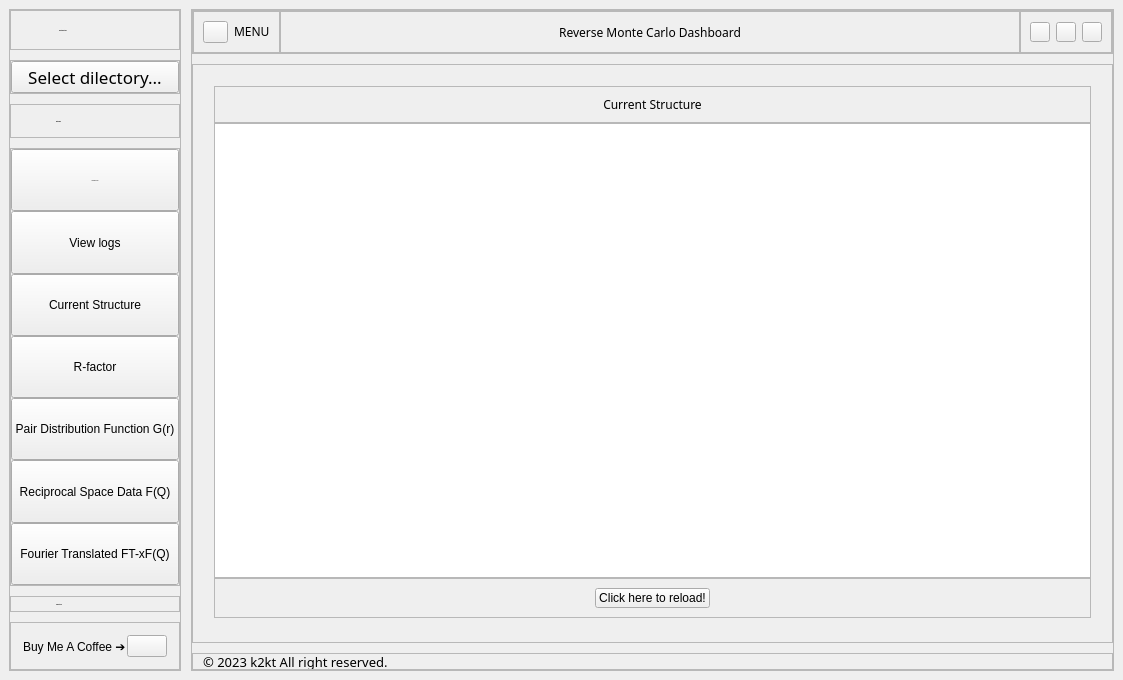
<?xml version="1.0" encoding="UTF-8"?>
<ui version="4.0">
 <author>k2kt</author>
 <class>MainWindow</class>
 <widget class="QMainWindow" name="MainWindow">
  <property name="geometry">
   <rect>
    <x>0</x>
    <y>0</y>
    <width>1123</width>
    <height>680</height>
   </rect>
  </property>
  <property name="maximumSize">
   <size>
    <width>16777215</width>
    <height>16777215</height>
   </size>
  </property>
  <property name="windowTitle">
   <string>MainWindow</string>
  </property>
  <widget class="QWidget" name="centralwidget">
   <property name="styleSheet">
    <string notr="true">@font-face {
    font-family: NovaFlat;
    src: url(:/fonts/NovaFlat/NovaFlat-Regular.tff) format(&quot;truetype&quot;);
}

*{
font-family: Nova_Flat;
border: nine;
background: none;
}

#centralwidget{
background-color: #F1F1F1;
    padding: 10px;
    border-radius: 5px;
}

#frm_side
{background-color: #0091D5;
    padding: 10px;
    border-radius: 10px;
}
#label, #label_3, #label_6{
    background-color: #0091D5;
    color: #F1F1F1;
    font-size: 18px;


}

#frm_menu, #frm_stacked, #stackedWidget, #frm_foot
{background-color: #FFF;
    padding: 10px;
    border-radius: 10px;
}


#frm_select_l, #frm_watchdog_l, #frm_support_l{
    background-color: #0091D5;
    color: #F1F1F1;
    font-size: 16px;
}

#frm_window_b QPushButton {
    padding: 10px;
    border-radius: 5px;
    background-color: rgba(33, 43, 51, 100);
}

#frame_11 QPushButton{
    border-radius: 15px;
    background-color: rgb(209, 255, 232);
}

#frame_11 QPushButton:hover{
    background-color: rgb(209, 255, 232)

}



#frm_select_b QPushButton{
	border-radius: 30px;
	color: #F1F1F1;
	padding: -5px

}

#frm_select_b QPushButton:hover{
	border-radius: 20px;
color: rgb(14, 14, 14);
    background-color: #FFF;
    border: 2px solid #F1F1F1;
	padding: -5px
}

#frm_watchdog_b QPushButton{
	border-radius: 20px;
color: #F1F1F1;
	padding: 0px;
    font-size: 14px

}

#frm_watchdog_b QPushButton:hover{
	border-radius: 20px;
color: rgb(14, 14, 14);
    background-color: #FFF;
    border: 2px solid #F1F1F1;
	padding: -5px
}

#frm_support_b QPushButton{
	border-radius: 20px;
color: #F1F1F1;
	padding: -5px

}

#frm_support_b QPushButton:hover{
	border-radius: 20px;
    background-color: #FFF;
color: #F1F1F1;
    border: 2px solid #F1F1F1;
	padding: -5px
}

#line{
	style: doted;
    background-color: #F1F1F1;
	padding: 1px
}



</string>
   </property>
   <layout class="QHBoxLayout" name="horizontalLayout">
    <property name="spacing">
     <number>10</number>
    </property>
    <item alignment="Qt::AlignLeft">
     <widget class="QFrame" name="frm_side">
      <property name="frameShape">
       <enum>QFrame::StyledPanel</enum>
      </property>
      <property name="frameShadow">
       <enum>QFrame::Raised</enum>
      </property>
      <layout class="QVBoxLayout" name="verticalLayout">
       <property name="spacing">
        <number>10</number>
       </property>
       <property name="leftMargin">
        <number>0</number>
       </property>
       <property name="topMargin">
        <number>0</number>
       </property>
       <property name="rightMargin">
        <number>0</number>
       </property>
       <property name="bottomMargin">
        <number>0</number>
       </property>
       <item>
        <widget class="QFrame" name="frm_select_l">
         <property name="sizePolicy">
          <sizepolicy hsizetype="Preferred" vsizetype="Preferred">
           <horstretch>0</horstretch>
           <verstretch>0</verstretch>
          </sizepolicy>
         </property>
         <property name="frameShape">
          <enum>QFrame::StyledPanel</enum>
         </property>
         <property name="frameShadow">
          <enum>QFrame::Raised</enum>
         </property>
         <layout class="QHBoxLayout" name="horizontalLayout_12">
          <property name="leftMargin">
           <number>12</number>
          </property>
          <property name="topMargin">
           <number>12</number>
          </property>
          <property name="rightMargin">
           <number>12</number>
          </property>
          <property name="bottomMargin">
           <number>12</number>
          </property>
          <item>
           <widget class="QLabel" name="label_15">
            <property name="sizePolicy">
             <sizepolicy hsizetype="Minimum" vsizetype="Maximum">
              <horstretch>10</horstretch>
              <verstretch>10</verstretch>
             </sizepolicy>
            </property>
            <property name="minimumSize">
             <size>
              <width>4</width>
              <height>4</height>
             </size>
            </property>
            <property name="maximumSize">
             <size>
              <width>30</width>
              <height>30</height>
             </size>
            </property>
            <property name="text">
             <string/>
            </property>
            <property name="pixmap">
             <pixmap resource="../../Pictures/resources/rewources.qrc">:/icons/tabler_png/folder-plus.png</pixmap>
            </property>
            <property name="scaledContents">
             <bool>true</bool>
            </property>
           </widget>
          </item>
          <item alignment="Qt::AlignLeft">
           <widget class="QLabel" name="label">
            <property name="font">
             <font>
              <family>Nova_Flat</family>
              <pointsize>-1</pointsize>
              <weight>75</weight>
              <bold>true</bold>
             </font>
            </property>
            <property name="text">
             <string>Select directory</string>
            </property>
            <property name="alignment">
             <set>Qt::AlignCenter</set>
            </property>
           </widget>
          </item>
         </layout>
        </widget>
       </item>
       <item>
        <widget class="QFrame" name="frm_select_b">
         <property name="sizePolicy">
          <sizepolicy hsizetype="Minimum" vsizetype="Minimum">
           <horstretch>0</horstretch>
           <verstretch>0</verstretch>
          </sizepolicy>
         </property>
         <property name="frameShape">
          <enum>QFrame::StyledPanel</enum>
         </property>
         <property name="frameShadow">
          <enum>QFrame::Raised</enum>
         </property>
         <layout class="QVBoxLayout" name="verticalLayout_2" stretch="0">
          <property name="spacing">
           <number>0</number>
          </property>
          <property name="leftMargin">
           <number>0</number>
          </property>
          <property name="topMargin">
           <number>0</number>
          </property>
          <property name="rightMargin">
           <number>0</number>
          </property>
          <property name="bottomMargin">
           <number>0</number>
          </property>
          <item>
           <widget class="QPushButton" name="pushButton_6">
            <property name="sizePolicy">
             <sizepolicy hsizetype="Preferred" vsizetype="Fixed">
              <horstretch>0</horstretch>
              <verstretch>0</verstretch>
             </sizepolicy>
            </property>
            <property name="minimumSize">
             <size>
              <width>100</width>
              <height>30</height>
             </size>
            </property>
            <property name="maximumSize">
             <size>
              <width>200</width>
              <height>200</height>
             </size>
            </property>
            <property name="sizeIncrement">
             <size>
              <width>0</width>
              <height>0</height>
             </size>
            </property>
            <property name="baseSize">
             <size>
              <width>0</width>
              <height>0</height>
             </size>
            </property>
            <property name="font">
             <font>
              <family>Nova_Flat</family>
              <pointsize>13</pointsize>
             </font>
            </property>
            <property name="mouseTracking">
             <bool>false</bool>
            </property>
            <property name="focusPolicy">
             <enum>Qt::NoFocus</enum>
            </property>
            <property name="text">
             <string>Select dilectory...</string>
            </property>
           </widget>
          </item>
         </layout>
        </widget>
       </item>
       <item>
        <widget class="QFrame" name="frm_watchdog_l">
         <property name="sizePolicy">
          <sizepolicy hsizetype="Preferred" vsizetype="Preferred">
           <horstretch>0</horstretch>
           <verstretch>0</verstretch>
          </sizepolicy>
         </property>
         <property name="frameShape">
          <enum>QFrame::StyledPanel</enum>
         </property>
         <property name="frameShadow">
          <enum>QFrame::Raised</enum>
         </property>
         <layout class="QHBoxLayout" name="horizontalLayout_2">
          <property name="sizeConstraint">
           <enum>QLayout::SetDefaultConstraint</enum>
          </property>
          <item>
           <widget class="QLabel" name="label_16">
            <property name="maximumSize">
             <size>
              <width>30</width>
              <height>30</height>
             </size>
            </property>
            <property name="text">
             <string/>
            </property>
            <property name="pixmap">
             <pixmap resource="../../Pictures/resources/rewources.qrc">:/icons/tabler_png/dog.png</pixmap>
            </property>
            <property name="scaledContents">
             <bool>true</bool>
            </property>
            <property name="alignment">
             <set>Qt::AlignRight|Qt::AlignTrailing|Qt::AlignVCenter</set>
            </property>
           </widget>
          </item>
          <item>
           <widget class="QLabel" name="label_3">
            <property name="font">
             <font>
              <family>Nova_Flat</family>
              <pointsize>-1</pointsize>
              <weight>75</weight>
              <bold>true</bold>
             </font>
            </property>
            <property name="frameShape">
             <enum>QFrame::NoFrame</enum>
            </property>
            <property name="text">
             <string>Watchdog</string>
            </property>
            <property name="scaledContents">
             <bool>true</bool>
            </property>
            <property name="alignment">
             <set>Qt::AlignLeading|Qt::AlignLeft|Qt::AlignVCenter</set>
            </property>
           </widget>
          </item>
         </layout>
        </widget>
       </item>
       <item>
        <widget class="QFrame" name="frm_watchdog_b">
         <property name="sizePolicy">
          <sizepolicy hsizetype="Preferred" vsizetype="Preferred">
           <horstretch>0</horstretch>
           <verstretch>0</verstretch>
          </sizepolicy>
         </property>
         <property name="minimumSize">
          <size>
           <width>0</width>
           <height>0</height>
          </size>
         </property>
         <property name="maximumSize">
          <size>
           <width>16777215</width>
           <height>16777215</height>
          </size>
         </property>
         <property name="frameShape">
          <enum>QFrame::StyledPanel</enum>
         </property>
         <property name="frameShadow">
          <enum>QFrame::Raised</enum>
         </property>
         <layout class="QVBoxLayout" name="verticalLayout_11" stretch="0,0,0,0,0,0,0">
          <property name="spacing">
           <number>0</number>
          </property>
          <property name="sizeConstraint">
           <enum>QLayout::SetDefaultConstraint</enum>
          </property>
          <property name="leftMargin">
           <number>0</number>
          </property>
          <property name="topMargin">
           <number>0</number>
          </property>
          <property name="rightMargin">
           <number>0</number>
          </property>
          <property name="bottomMargin">
           <number>0</number>
          </property>
          <item>
           <widget class="QPushButton" name="pushButton_10">
            <property name="sizePolicy">
             <sizepolicy hsizetype="Minimum" vsizetype="Expanding">
              <horstretch>0</horstretch>
              <verstretch>0</verstretch>
             </sizepolicy>
            </property>
            <property name="font">
             <font>
              <family>Nova_Flat</family>
              <pointsize>-1</pointsize>
             </font>
            </property>
            <property name="text">
             <string>View Input File</string>
            </property>
           </widget>
          </item>
          <item>
           <widget class="QPushButton" name="pushButton_11">
            <property name="sizePolicy">
             <sizepolicy hsizetype="Minimum" vsizetype="Expanding">
              <horstretch>0</horstretch>
              <verstretch>0</verstretch>
             </sizepolicy>
            </property>
            <property name="text">
             <string>View logs</string>
            </property>
           </widget>
          </item>
          <item>
           <widget class="QPushButton" name="pushButton_3">
            <property name="enabled">
             <bool>true</bool>
            </property>
            <property name="sizePolicy">
             <sizepolicy hsizetype="Preferred" vsizetype="Expanding">
              <horstretch>0</horstretch>
              <verstretch>0</verstretch>
             </sizepolicy>
            </property>
            <property name="text">
             <string>Current Structure</string>
            </property>
           </widget>
          </item>
          <item>
           <widget class="QPushButton" name="pushButton_9">
            <property name="sizePolicy">
             <sizepolicy hsizetype="Minimum" vsizetype="Expanding">
              <horstretch>0</horstretch>
              <verstretch>0</verstretch>
             </sizepolicy>
            </property>
            <property name="text">
             <string>R-factor</string>
            </property>
           </widget>
          </item>
          <item>
           <widget class="QPushButton" name="pushButton_4">
            <property name="sizePolicy">
             <sizepolicy hsizetype="Minimum" vsizetype="Expanding">
              <horstretch>0</horstretch>
              <verstretch>0</verstretch>
             </sizepolicy>
            </property>
            <property name="text">
             <string>Pair Distribution Function G(r)</string>
            </property>
           </widget>
          </item>
          <item>
           <widget class="QPushButton" name="pushButton_8">
            <property name="sizePolicy">
             <sizepolicy hsizetype="Minimum" vsizetype="Expanding">
              <horstretch>0</horstretch>
              <verstretch>0</verstretch>
             </sizepolicy>
            </property>
            <property name="text">
             <string>Reciprocal Space Data F(Q)</string>
            </property>
           </widget>
          </item>
          <item>
           <widget class="QPushButton" name="pushButton">
            <property name="sizePolicy">
             <sizepolicy hsizetype="Minimum" vsizetype="Expanding">
              <horstretch>0</horstretch>
              <verstretch>0</verstretch>
             </sizepolicy>
            </property>
            <property name="text">
             <string>Fourier Translated FT-xF(Q)</string>
            </property>
           </widget>
          </item>
         </layout>
        </widget>
       </item>
       <item>
        <widget class="QFrame" name="frm_support_l">
         <property name="frameShape">
          <enum>QFrame::StyledPanel</enum>
         </property>
         <property name="frameShadow">
          <enum>QFrame::Raised</enum>
         </property>
         <layout class="QHBoxLayout" name="horizontalLayout_13">
          <property name="topMargin">
           <number>0</number>
          </property>
          <property name="bottomMargin">
           <number>0</number>
          </property>
          <item>
           <widget class="QLabel" name="label_2">
            <property name="maximumSize">
             <size>
              <width>30</width>
              <height>30</height>
             </size>
            </property>
            <property name="text">
             <string/>
            </property>
            <property name="pixmap">
             <pixmap resource="../../Pictures/resources/rewources.qrc">:/icons/tabler_png/mood-smile.png</pixmap>
            </property>
            <property name="scaledContents">
             <bool>true</bool>
            </property>
           </widget>
          </item>
          <item alignment="Qt::AlignLeft">
           <widget class="QLabel" name="label_6">
            <property name="font">
             <font>
              <family>Nova_Flat</family>
              <pointsize>-1</pointsize>
              <weight>75</weight>
              <bold>true</bold>
              <underline>false</underline>
              <kerning>true</kerning>
             </font>
            </property>
            <property name="text">
             <string>Support Me</string>
            </property>
            <property name="alignment">
             <set>Qt::AlignCenter</set>
            </property>
           </widget>
          </item>
         </layout>
        </widget>
       </item>
       <item>
        <widget class="QFrame" name="frm_support_b">
         <property name="frameShape">
          <enum>QFrame::StyledPanel</enum>
         </property>
         <property name="frameShadow">
          <enum>QFrame::Raised</enum>
         </property>
         <layout class="QGridLayout" name="gridLayout_9">
          <property name="leftMargin">
           <number>12</number>
          </property>
          <property name="topMargin">
           <number>12</number>
          </property>
          <property name="rightMargin">
           <number>12</number>
          </property>
          <property name="bottomMargin">
           <number>12</number>
          </property>
          <property name="horizontalSpacing">
           <number>1</number>
          </property>
          <property name="verticalSpacing">
           <number>0</number>
          </property>
          <item row="0" column="0">
           <widget class="QLabel" name="label_4">
            <property name="maximumSize">
             <size>
              <width>120</width>
              <height>50</height>
             </size>
            </property>
            <property name="text">
             <string>Buy Me A Coffee ➔</string>
            </property>
           </widget>
          </item>
          <item row="0" column="1">
           <widget class="QPushButton" name="pushButton_5">
            <property name="sizePolicy">
             <sizepolicy hsizetype="Preferred" vsizetype="Preferred">
              <horstretch>0</horstretch>
              <verstretch>0</verstretch>
             </sizepolicy>
            </property>
            <property name="maximumSize">
             <size>
              <width>40</width>
              <height>40</height>
             </size>
            </property>
            <property name="cursor">
             <cursorShape>ArrowCursor</cursorShape>
            </property>
            <property name="text">
             <string/>
            </property>
            <property name="icon">
             <iconset resource="../../Pictures/resources/rewources.qrc">
              <normaloff>:/icons/tabler_png/coffee.png</normaloff>:/icons/tabler_png/coffee.png</iconset>
            </property>
            <property name="iconSize">
             <size>
              <width>16</width>
              <height>16</height>
             </size>
            </property>
           </widget>
          </item>
         </layout>
        </widget>
       </item>
      </layout>
     </widget>
    </item>
    <item>
     <widget class="QFrame" name="frm_main">
      <property name="frameShape">
       <enum>QFrame::StyledPanel</enum>
      </property>
      <property name="frameShadow">
       <enum>QFrame::Raised</enum>
      </property>
      <layout class="QVBoxLayout" name="verticalLayout_4">
       <property name="spacing">
        <number>10</number>
       </property>
       <property name="leftMargin">
        <number>0</number>
       </property>
       <property name="topMargin">
        <number>0</number>
       </property>
       <property name="rightMargin">
        <number>0</number>
       </property>
       <property name="bottomMargin">
        <number>0</number>
       </property>
       <item alignment="Qt::AlignVCenter">
        <widget class="QFrame" name="frm_menu">
         <property name="frameShape">
          <enum>QFrame::StyledPanel</enum>
         </property>
         <property name="frameShadow">
          <enum>QFrame::Raised</enum>
         </property>
         <layout class="QHBoxLayout" name="horizontalLayout_3">
          <property name="spacing">
           <number>0</number>
          </property>
          <property name="leftMargin">
           <number>0</number>
          </property>
          <property name="topMargin">
           <number>0</number>
          </property>
          <property name="rightMargin">
           <number>0</number>
          </property>
          <property name="bottomMargin">
           <number>0</number>
          </property>
          <item>
           <widget class="QFrame" name="frame_11">
            <property name="frameShape">
             <enum>QFrame::StyledPanel</enum>
            </property>
            <property name="frameShadow">
             <enum>QFrame::Raised</enum>
            </property>
            <layout class="QHBoxLayout" name="horizontalLayout_4">
             <item alignment="Qt::AlignHCenter|Qt::AlignVCenter">
              <widget class="QPushButton" name="pushButton_2">
               <property name="maximumSize">
                <size>
                 <width>25</width>
                 <height>25</height>
                </size>
               </property>
               <property name="text">
                <string/>
               </property>
               <property name="icon">
                <iconset resource="../../Pictures/resources/rewources.qrc">
                 <normaloff>:/icons/tabler_png/menu-2.png</normaloff>:/icons/tabler_png/menu-2.png</iconset>
               </property>
               <property name="iconSize">
                <size>
                 <width>25</width>
                 <height>25</height>
                </size>
               </property>
              </widget>
             </item>
             <item alignment="Qt::AlignHCenter|Qt::AlignVCenter">
              <widget class="QLabel" name="label_7">
               <property name="font">
                <font>
                 <family>Nova_Flat</family>
                </font>
               </property>
               <property name="text">
                <string>MENU</string>
               </property>
              </widget>
             </item>
            </layout>
           </widget>
          </item>
          <item>
           <widget class="QFrame" name="frame_13">
            <property name="sizePolicy">
             <sizepolicy hsizetype="Preferred" vsizetype="Preferred">
              <horstretch>1</horstretch>
              <verstretch>0</verstretch>
             </sizepolicy>
            </property>
            <property name="frameShape">
             <enum>QFrame::StyledPanel</enum>
            </property>
            <property name="frameShadow">
             <enum>QFrame::Raised</enum>
            </property>
            <layout class="QGridLayout" name="gridLayout_8">
             <item row="0" column="0">
              <widget class="QLabel" name="label_title">
               <property name="font">
                <font>
                 <family>Nova_Flat</family>
                </font>
               </property>
               <property name="text">
                <string>Reverse Monte Carlo Dashboard</string>
               </property>
               <property name="alignment">
                <set>Qt::AlignCenter</set>
               </property>
              </widget>
             </item>
            </layout>
           </widget>
          </item>
          <item>
           <widget class="QFrame" name="frm_window_b">
            <property name="frameShape">
             <enum>QFrame::StyledPanel</enum>
            </property>
            <property name="frameShadow">
             <enum>QFrame::Raised</enum>
            </property>
            <layout class="QHBoxLayout" name="horizontalLayout_5">
             <item>
              <widget class="QPushButton" name="pushButton_13">
               <property name="sizePolicy">
                <sizepolicy hsizetype="Minimum" vsizetype="Preferred">
                 <horstretch>0</horstretch>
                 <verstretch>0</verstretch>
                </sizepolicy>
               </property>
               <property name="maximumSize">
                <size>
                 <width>20</width>
                 <height>20</height>
                </size>
               </property>
               <property name="text">
                <string/>
               </property>
               <property name="icon">
                <iconset resource="../../Pictures/resources/rewources.qrc">
                 <normaloff>:/icons/tabler_png/minus.png</normaloff>:/icons/tabler_png/minus.png</iconset>
               </property>
              </widget>
             </item>
             <item>
              <widget class="QPushButton" name="pushButton_15">
               <property name="maximumSize">
                <size>
                 <width>20</width>
                 <height>20</height>
                </size>
               </property>
               <property name="text">
                <string/>
               </property>
               <property name="icon">
                <iconset resource="../../Pictures/resources/rewources.qrc">
                 <normaloff>:/icons/tabler_png/arrows-diagonal.png</normaloff>:/icons/tabler_png/arrows-diagonal.png</iconset>
               </property>
              </widget>
             </item>
             <item>
              <widget class="QPushButton" name="pushButton_14">
               <property name="maximumSize">
                <size>
                 <width>20</width>
                 <height>20</height>
                </size>
               </property>
               <property name="text">
                <string/>
               </property>
               <property name="icon">
                <iconset resource="../../Pictures/resources/rewources.qrc">
                 <normaloff>:/icons/tabler_png/x.png</normaloff>:/icons/tabler_png/x.png</iconset>
               </property>
              </widget>
             </item>
            </layout>
           </widget>
          </item>
         </layout>
        </widget>
       </item>
       <item>
        <widget class="QFrame" name="frm_stacked">
         <property name="frameShape">
          <enum>QFrame::StyledPanel</enum>
         </property>
         <property name="frameShadow">
          <enum>QFrame::Raised</enum>
         </property>
         <property name="lineWidth">
          <number>0</number>
         </property>
         <property name="midLineWidth">
          <number>0</number>
         </property>
         <layout class="QVBoxLayout" name="verticalLayout_5">
          <property name="spacing">
           <number>0</number>
          </property>
          <property name="bottomMargin">
           <number>12</number>
          </property>
          <item>
           <widget class="QStackedWidget" name="stackedWidget">
            <property name="currentIndex">
             <number>0</number>
            </property>
            <widget class="QWidget" name="pg_current">
             <layout class="QVBoxLayout" name="verticalLayout_6">
              <property name="spacing">
               <number>0</number>
              </property>
              <property name="leftMargin">
               <number>12</number>
              </property>
              <property name="topMargin">
               <number>12</number>
              </property>
              <property name="rightMargin">
               <number>12</number>
              </property>
              <property name="bottomMargin">
               <number>12</number>
              </property>
              <item alignment="Qt::AlignTop">
               <widget class="QFrame" name="frm_current_l">
                <property name="frameShape">
                 <enum>QFrame::StyledPanel</enum>
                </property>
                <property name="frameShadow">
                 <enum>QFrame::Raised</enum>
                </property>
                <layout class="QHBoxLayout" name="horizontalLayout_7">
                 <item>
                  <widget class="QLabel" name="label_10">
                   <property name="font">
                    <font>
                     <family>Nova_Flat</family>
                    </font>
                   </property>
                   <property name="text">
                    <string>Current Structure</string>
                   </property>
                   <property name="alignment">
                    <set>Qt::AlignHCenter|Qt::AlignTop</set>
                   </property>
                  </widget>
                 </item>
                </layout>
               </widget>
              </item>
              <item>
               <widget class="QGraphicsView" name="graphicsView"/>
              </item>
              <item>
               <widget class="QFrame" name="frame">
                <property name="sizePolicy">
                 <sizepolicy hsizetype="Preferred" vsizetype="Fixed">
                  <horstretch>0</horstretch>
                  <verstretch>0</verstretch>
                 </sizepolicy>
                </property>
                <property name="minimumSize">
                 <size>
                  <width>0</width>
                  <height>40</height>
                 </size>
                </property>
                <property name="maximumSize">
                 <size>
                  <width>16777215</width>
                  <height>40</height>
                 </size>
                </property>
                <property name="frameShape">
                 <enum>QFrame::StyledPanel</enum>
                </property>
                <property name="frameShadow">
                 <enum>QFrame::Raised</enum>
                </property>
                <layout class="QHBoxLayout" name="horizontalLayout_6">
                 <item>
                  <widget class="QPushButton" name="pushButton_7">
                   <property name="sizePolicy">
                    <sizepolicy hsizetype="Fixed" vsizetype="MinimumExpanding">
                     <horstretch>0</horstretch>
                     <verstretch>0</verstretch>
                    </sizepolicy>
                   </property>
                   <property name="text">
                    <string>Click here to reload!</string>
                   </property>
                   <property name="icon">
                    <iconset resource="../../Pictures/resources/rewources.qrc">
                     <normaloff>:/icons/tabler_png/reload.png</normaloff>:/icons/tabler_png/reload.png</iconset>
                   </property>
                   <property name="iconSize">
                    <size>
                     <width>20</width>
                     <height>20</height>
                    </size>
                   </property>
                  </widget>
                 </item>
                </layout>
               </widget>
              </item>
             </layout>
            </widget>
            <widget class="QWidget" name="pg_r">
             <layout class="QVBoxLayout" name="verticalLayout_7">
              <item>
               <widget class="QFrame" name="frm_r_l">
                <property name="frameShape">
                 <enum>QFrame::StyledPanel</enum>
                </property>
                <property name="frameShadow">
                 <enum>QFrame::Raised</enum>
                </property>
                <layout class="QHBoxLayout" name="horizontalLayout_8">
                 <item>
                  <widget class="QLabel" name="label_11">
                   <property name="font">
                    <font>
                     <family>Nova_Flat</family>
                    </font>
                   </property>
                   <property name="text">
                    <string>R-factor</string>
                   </property>
                   <property name="alignment">
                    <set>Qt::AlignHCenter|Qt::AlignTop</set>
                   </property>
                  </widget>
                 </item>
                </layout>
               </widget>
              </item>
              <item>
               <widget class="QFrame" name="frm_r_g">
                <property name="sizePolicy">
                 <sizepolicy hsizetype="Preferred" vsizetype="Expanding">
                  <horstretch>0</horstretch>
                  <verstretch>0</verstretch>
                 </sizepolicy>
                </property>
                <property name="frameShape">
                 <enum>QFrame::StyledPanel</enum>
                </property>
                <property name="frameShadow">
                 <enum>QFrame::Raised</enum>
                </property>
                <layout class="QGridLayout" name="gridLayout_4"/>
               </widget>
              </item>
             </layout>
            </widget>
            <widget class="QWidget" name="page_3">
             <layout class="QVBoxLayout" name="verticalLayout_8">
              <item>
               <widget class="QFrame" name="frame_21">
                <property name="frameShape">
                 <enum>QFrame::StyledPanel</enum>
                </property>
                <property name="frameShadow">
                 <enum>QFrame::Raised</enum>
                </property>
                <layout class="QHBoxLayout" name="horizontalLayout_9">
                 <item>
                  <widget class="QLabel" name="label_12">
                   <property name="font">
                    <font>
                     <family>Nova_Flat</family>
                    </font>
                   </property>
                   <property name="text">
                    <string>Pair Distribution Function G(r)</string>
                   </property>
                   <property name="alignment">
                    <set>Qt::AlignHCenter|Qt::AlignTop</set>
                   </property>
                  </widget>
                 </item>
                </layout>
               </widget>
              </item>
              <item>
               <widget class="QFrame" name="frame_20">
                <property name="sizePolicy">
                 <sizepolicy hsizetype="Preferred" vsizetype="Expanding">
                  <horstretch>0</horstretch>
                  <verstretch>0</verstretch>
                 </sizepolicy>
                </property>
                <property name="frameShape">
                 <enum>QFrame::StyledPanel</enum>
                </property>
                <property name="frameShadow">
                 <enum>QFrame::Raised</enum>
                </property>
                <layout class="QGridLayout" name="gridLayout_5"/>
               </widget>
              </item>
             </layout>
            </widget>
            <widget class="QWidget" name="page_4">
             <layout class="QVBoxLayout" name="verticalLayout_9">
              <item>
               <widget class="QFrame" name="frame_23">
                <property name="frameShape">
                 <enum>QFrame::StyledPanel</enum>
                </property>
                <property name="frameShadow">
                 <enum>QFrame::Raised</enum>
                </property>
                <layout class="QHBoxLayout" name="horizontalLayout_10">
                 <item>
                  <widget class="QLabel" name="label_13">
                   <property name="font">
                    <font>
                     <family>Nova_Flat</family>
                    </font>
                   </property>
                   <property name="text">
                    <string>Reciprocal Space Data F(Q)</string>
                   </property>
                   <property name="alignment">
                    <set>Qt::AlignHCenter|Qt::AlignTop</set>
                   </property>
                  </widget>
                 </item>
                </layout>
               </widget>
              </item>
              <item>
               <widget class="QFrame" name="frame_22">
                <property name="sizePolicy">
                 <sizepolicy hsizetype="Preferred" vsizetype="Expanding">
                  <horstretch>0</horstretch>
                  <verstretch>0</verstretch>
                 </sizepolicy>
                </property>
                <property name="frameShape">
                 <enum>QFrame::StyledPanel</enum>
                </property>
                <property name="frameShadow">
                 <enum>QFrame::Raised</enum>
                </property>
                <layout class="QGridLayout" name="gridLayout_6"/>
               </widget>
              </item>
             </layout>
            </widget>
            <widget class="QWidget" name="page_5">
             <layout class="QVBoxLayout" name="verticalLayout_10">
              <item>
               <widget class="QFrame" name="frame_25">
                <property name="frameShape">
                 <enum>QFrame::StyledPanel</enum>
                </property>
                <property name="frameShadow">
                 <enum>QFrame::Raised</enum>
                </property>
                <layout class="QHBoxLayout" name="horizontalLayout_11">
                 <item>
                  <widget class="QLabel" name="label_14">
                   <property name="font">
                    <font>
                     <family>Nova_Flat</family>
                    </font>
                   </property>
                   <property name="text">
                    <string>Fourier Translated FT-xF(Q)</string>
                   </property>
                   <property name="alignment">
                    <set>Qt::AlignHCenter|Qt::AlignTop</set>
                   </property>
                  </widget>
                 </item>
                </layout>
               </widget>
              </item>
              <item>
               <widget class="QFrame" name="frame_24">
                <property name="sizePolicy">
                 <sizepolicy hsizetype="Preferred" vsizetype="Expanding">
                  <horstretch>0</horstretch>
                  <verstretch>0</verstretch>
                 </sizepolicy>
                </property>
                <property name="frameShape">
                 <enum>QFrame::StyledPanel</enum>
                </property>
                <property name="frameShadow">
                 <enum>QFrame::Raised</enum>
                </property>
                <layout class="QGridLayout" name="gridLayout_7"/>
               </widget>
              </item>
             </layout>
            </widget>
           </widget>
          </item>
         </layout>
        </widget>
       </item>
       <item>
        <widget class="QFrame" name="frm_foot">
         <property name="sizePolicy">
          <sizepolicy hsizetype="Preferred" vsizetype="Fixed">
           <horstretch>0</horstretch>
           <verstretch>0</verstretch>
          </sizepolicy>
         </property>
         <property name="maximumSize">
          <size>
           <width>16777215</width>
           <height>30</height>
          </size>
         </property>
         <property name="frameShape">
          <enum>QFrame::StyledPanel</enum>
         </property>
         <property name="frameShadow">
          <enum>QFrame::Raised</enum>
         </property>
         <layout class="QGridLayout" name="gridLayout">
          <property name="leftMargin">
           <number>0</number>
          </property>
          <property name="topMargin">
           <number>0</number>
          </property>
          <property name="rightMargin">
           <number>0</number>
          </property>
          <property name="bottomMargin">
           <number>0</number>
          </property>
          <property name="spacing">
           <number>0</number>
          </property>
          <item row="0" column="0">
           <widget class="QLabel" name="label_5">
            <property name="sizePolicy">
             <sizepolicy hsizetype="Preferred" vsizetype="Fixed">
              <horstretch>0</horstretch>
              <verstretch>0</verstretch>
             </sizepolicy>
            </property>
            <property name="minimumSize">
             <size>
              <width>0</width>
              <height>15</height>
             </size>
            </property>
            <property name="maximumSize">
             <size>
              <width>10000</width>
              <height>15</height>
             </size>
            </property>
            <property name="font">
             <font>
              <family>Nova_Flat</family>
              <pointsize>10</pointsize>
             </font>
            </property>
            <property name="text">
             <string>   © 2023 k2kt All right reserved.</string>
            </property>
           </widget>
          </item>
         </layout>
        </widget>
       </item>
      </layout>
     </widget>
    </item>
   </layout>
  </widget>
 </widget>
 <resources>
  <include location="../../Pictures/resources/rewources.qrc"/>
 </resources>
 <connections/>
 <designerdata>
  <property name="gridDeltaX">
   <number>10</number>
  </property>
  <property name="gridDeltaY">
   <number>10</number>
  </property>
  <property name="gridSnapX">
   <bool>true</bool>
  </property>
  <property name="gridSnapY">
   <bool>true</bool>
  </property>
  <property name="gridVisible">
   <bool>true</bool>
  </property>
 </designerdata>
</ui>
